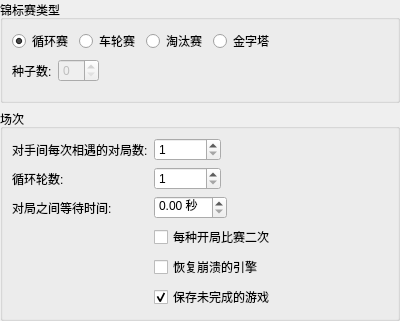
<?xml version="1.0" encoding="UTF-8"?>
<ui version="4.0">
 <class>TournamentSettingsWidget</class>
 <widget class="QWidget" name="TournamentSettingsWidget">
  <property name="geometry">
   <rect>
    <x>0</x>
    <y>0</y>
    <width>400</width>
    <height>321</height>
   </rect>
  </property>
  <property name="windowTitle">
   <string>Form</string>
  </property>
  <layout class="QVBoxLayout" name="verticalLayout">
   <property name="leftMargin">
    <number>0</number>
   </property>
   <property name="topMargin">
    <number>0</number>
   </property>
   <property name="rightMargin">
    <number>0</number>
   </property>
   <property name="bottomMargin">
    <number>0</number>
   </property>
   <item>
    <widget class="QGroupBox" name="groupBox">
     <property name="title">
      <string>锦标赛类型</string>
     </property>
     <layout class="QVBoxLayout" name="verticalLayout_2">
      <item>
       <layout class="QHBoxLayout" name="horizontalLayout_2">
        <item>
         <widget class="QRadioButton" name="m_roundRobinRadio">
          <property name="toolTip">
           <string>Round-robin tournament</string>
          </property>
          <property name="text">
           <string>循环赛</string>
          </property>
          <property name="checked">
           <bool>true</bool>
          </property>
         </widget>
        </item>
        <item>
         <widget class="QRadioButton" name="m_gauntletRadio">
          <property name="toolTip">
           <string>第一个引擎与其它的引擎一一对战</string>
          </property>
          <property name="text">
           <string>车轮赛</string>
          </property>
         </widget>
        </item>
        <item>
         <widget class="QRadioButton" name="m_knockoutRadio">
          <property name="toolTip">
           <string>Single-elimination tournament</string>
          </property>
          <property name="text">
           <string>淘汰赛</string>
          </property>
         </widget>
        </item>
        <item>
         <widget class="QRadioButton" name="m_pyramidRadio">
          <property name="toolTip">
           <string>每个引擎与它所有的前任进行比赛。</string>
          </property>
          <property name="text">
           <string>金字塔</string>
          </property>
         </widget>
        </item>
        <item>
         <spacer name="horizontalSpacer">
          <property name="orientation">
           <enum>Qt::Horizontal</enum>
          </property>
          <property name="sizeHint" stdset="0">
           <size>
            <width>40</width>
            <height>20</height>
           </size>
          </property>
         </spacer>
        </item>
       </layout>
      </item>
      <item>
       <layout class="QFormLayout" name="formLayout_2">
        <property name="fieldGrowthPolicy">
         <enum>QFormLayout::ExpandingFieldsGrow</enum>
        </property>
        <item row="0" column="1">
         <widget class="QSpinBox" name="m_seedsSpin">
          <property name="enabled">
           <bool>false</bool>
          </property>
          <property name="toolTip">
           <string>At most this many players from the top of the players list will be seeded in the tournament.</string>
          </property>
         </widget>
        </item>
        <item row="0" column="0">
         <widget class="QLabel" name="label_4">
          <property name="text">
           <string>种子数:</string>
          </property>
          <property name="buddy">
           <cstring>m_seedsSpin</cstring>
          </property>
         </widget>
        </item>
       </layout>
      </item>
     </layout>
    </widget>
   </item>
   <item>
    <widget class="QGroupBox" name="groupBox_2">
     <property name="title">
      <string>场次</string>
     </property>
     <layout class="QFormLayout" name="formLayout">
      <property name="fieldGrowthPolicy">
       <enum>QFormLayout::ExpandingFieldsGrow</enum>
      </property>
      <item row="0" column="0">
       <widget class="QLabel" name="label">
        <property name="text">
         <string>对手间每次相遇的对局数:</string>
        </property>
        <property name="buddy">
         <cstring>m_gamesPerEncounterSpin</cstring>
        </property>
       </widget>
      </item>
      <item row="0" column="1">
       <widget class="QSpinBox" name="m_gamesPerEncounterSpin">
        <property name="minimum">
         <number>1</number>
        </property>
        <property name="maximum">
         <number>999999</number>
        </property>
       </widget>
      </item>
      <item row="1" column="0">
       <widget class="QLabel" name="label_2">
        <property name="text">
         <string>循环轮数:</string>
        </property>
        <property name="buddy">
         <cstring>m_roundsSpin</cstring>
        </property>
       </widget>
      </item>
      <item row="1" column="1">
       <widget class="QSpinBox" name="m_roundsSpin">
        <property name="minimum">
         <number>1</number>
        </property>
        <property name="maximum">
         <number>999999</number>
        </property>
       </widget>
      </item>
      <item row="2" column="0">
       <widget class="QLabel" name="label_3">
        <property name="text">
         <string>对局之间等待时间:</string>
        </property>
        <property name="buddy">
         <cstring>m_waitSpin</cstring>
        </property>
       </widget>
      </item>
      <item row="2" column="1">
       <widget class="QDoubleSpinBox" name="m_waitSpin">
        <property name="suffix">
         <string> 秒</string>
        </property>
       </widget>
      </item>
      <item row="3" column="1">
       <widget class="QCheckBox" name="m_repeatCheck">
        <property name="text">
         <string>每种开局比赛二次</string>
        </property>
       </widget>
      </item>
      <item row="4" column="1">
       <widget class="QCheckBox" name="m_recoverCheck">
        <property name="toolTip">
         <string>如果启用，崩溃的引擎将被重启，锦标赛不会停止。</string>
        </property>
        <property name="text">
         <string>恢复崩溃的引擎</string>
        </property>
       </widget>
      </item>
      <item row="5" column="1">
       <widget class="QCheckBox" name="m_saveUnfinishedGamesCheck">
        <property name="text">
         <string>保存未完成的游戏</string>
        </property>
        <property name="checked">
         <bool>true</bool>
        </property>
       </widget>
      </item>
     </layout>
    </widget>
   </item>
  </layout>
 </widget>
 <resources/>
 <connections/>
</ui>
